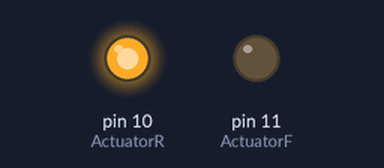
The sketch below on a simulated Arduino Uno, built with avr-gcc and run on an emulated ATmega328P. Shown: output pins drawn as LEDs (lit = HIGH).

Above: at 0.1 s.
Timing chart, 0 to 1.6 s (numbered marks = the images above):
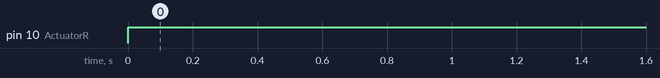

Measured:
- by itself, pin 10 (ActuatorR): LOW → HIGH at 0.00 s

The sketch:

DCRelays2.ino
```cpp
//Bird trap test
// Author: Niam Moltta

#include <IRremote.h>

int ActuatorF = 11;
int ActuatorR = 10;
int val = Serial.read();
int RECV_PIN = 7;
IRrecv irrecv(RECV_PIN);
decode_results results;

  void setup(){
      pinMode(ActuatorF, OUTPUT);
      pinMode(ActuatorR, OUTPUT);
    digitalWrite(ActuatorF, LOW);
      digitalWrite(ActuatorR, LOW);
      Serial.begin(9600);
      irrecv.enableIRIn();
    }

  void loop(){

        if (irrecv.decode(&results))
        {
         Serial.println(results.value, DEC);
         digitalWrite(ActuatorF, HIGH); //forwards
         digitalWrite(ActuatorR, LOW);
        }
       else
       { digitalWrite(ActuatorF, LOW); //backwards
         digitalWrite(ActuatorR, HIGH);
       }
  }
```
